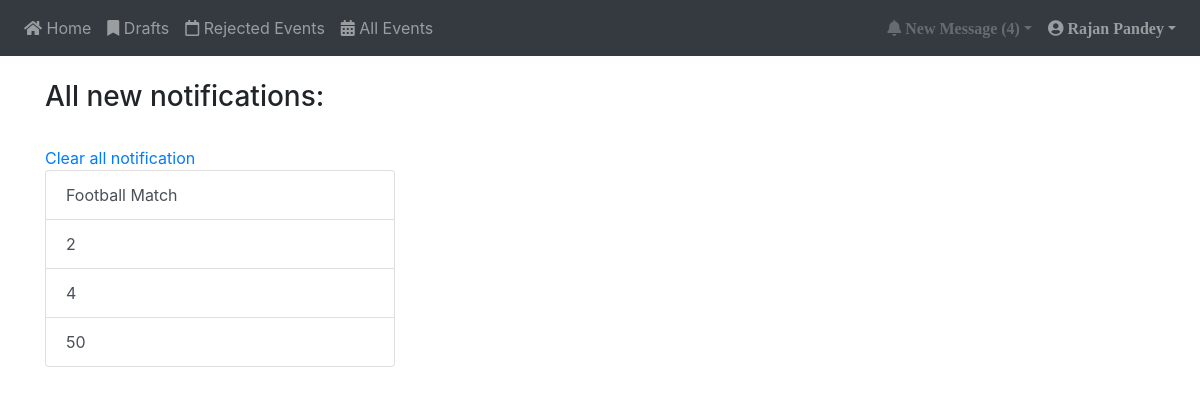
Page /faculty/allNotifications.php (signed in) on the earlier database version.
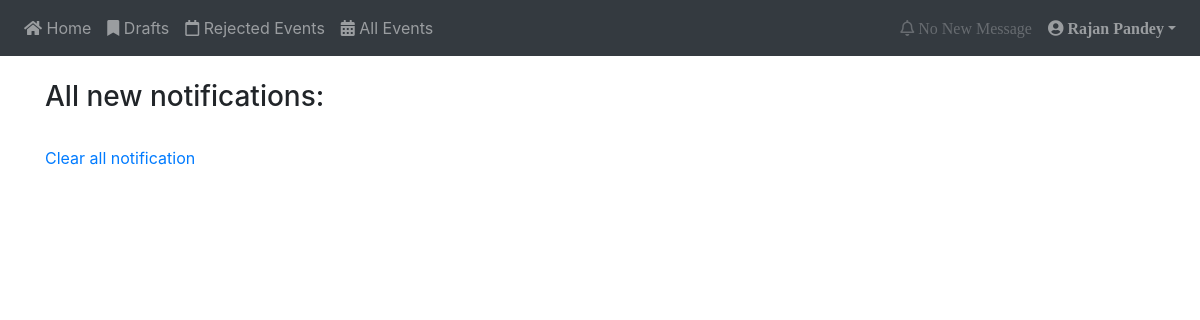
Same page on the later database version.
### tables this page shows
CREATE TABLE `events` (
  `eventId` tinyint(11) NOT NULL,
  `name` varchar(20) NOT NULL,
  `department` varchar(50) NOT NULL,
  `incharge` varchar(50) NOT NULL,
  `date` date NOT NULL,
  `year` varchar(4) NOT NULL,
  `type` varchar(50) NOT NULL,
  `eventDescribe` varchar(2000) NOT NULL,
  `achievements` varchar(500) NOT NULL,
  `attendees` varchar(30) NOT NULL,
  `eventFor` varchar(20) NOT NULL,
  `resourceName` varchar(1000) NOT NULL,
  `resourceDesignation` varchar(1000) NOT NULL,
  `category` varchar(70) NOT NULL,
  `media` varchar(2000) NOT NULL,
  `userId` tinyint(11) NOT NULL,
  `url` varchar(100) NOT NULL,
  `approvalStatus` tinyint(4) DEFAULT NULL,
  `declineReply` varchar(2000) DEFAULT NULL,
  `viewedNotification` tinyint(4) DEFAULT NULL,
  `archive` varchar(30) DEFAULT NULL,
  `draft` varchar(30) DEFAULT NULL,
  `time` timestamp NOT NULL DEFAULT CURRENT_TIMESTAMP ON UPDATE CURRENT_TIMESTAMP
);

### session.php (called while the page is built, shortened)
<?php
require('connect.php');
if(isset($_SESSION['login_user'])){
    $user_check = $_SESSION['login_user'];
    $query = "SELECT email FROM users WHERE email='$user_check'";
    $ses_sql = mysqli_query($conn, $query);
    $row = mysqli_fetch_assoc($ses_sql);
    $login_session = $row['email'];
}
?>

### faculty/allNotifications.php (the view, shortened to what this page needs)
<?php
include('../session.php');
?>
<?php
require('../connect.php');
$sqlUserId="SELECT * FROM users WHERE email='$login_session'";
$resultUserId=mysqli_query($conn, $sqlUserId);
$rowUserId=mysqli_fetch_assoc($resultUserId);
$userId = $rowUserId['userId'];
$userName = $rowUserId['name'];
$sql="SELECT * FROM events WHERE userId='$userId' AND declineReply IS NOT NULL AND viewedNotification IS NULL";
$result=mysqli_query($conn, $sql);
$array=array();
while($row=$result->fetch_array()){
         $array[]=$row;
}
$noOfNotifications=mysqli_num_rows($result);
?>
<!DOCTYPE HTML>
<html>
<head>
	<link href="../assets/css/bootstrap.min.css" rel="stylesheet">
	<link rel="stylesheet" href="https://use.fontawesome.com/releases/v5.2.0/css/all.css">
</head>
<body>
<nav class="navbar sticky-top navbar-expand-sm bg-dark navbar-dark">
  <ul class="navbar-nav">
   <li class="nav-item">
      <a class="nav-link" href="home.php"><i class="fas fa-home"></i>   Home</a>
    </li>
    <li class="nav-item">
      <a class="nav-link" href="drafts.php"><i class="fas fa-bookmark"></i>   Drafts</a>
    </li>
    <li class="nav-item">
      <a class="nav-link" href="rejectedEvents.php"><i class="far fa-calendar"></i>   Rejected Events</a>
    </li>
    <li class="nav-item">
      <a class="nav-link"  href="allEvents.php"><i class="fas fa-calendar-alt"></i>   All Events</a>
    </li>
  </ul>
  <ul class="navbar-nav ml-auto">
<li class="nav-item dropdown">
  <?php
    if($noOfNotifications==0){
  ?>
    <a class="nav-link disabled"><i class="far fa-bell"> No New Message</i></a>
  <?php
    }else{
  ?>
    <a class="nav-link dropdown-toggle disabled" href="#" id="navbardrop" data-toggle="dropdown"><i class="fas fa-bell"> New Message (<?php echo $noOfNotifications ?>)</i></a>
  <?php
    }
  ?>
    <li class="nav-item dropdown">
      <a class="nav-link dropdown-toggle" href="#" id="navbarDropdown" role="button" data-toggle="dropdown" aria-haspopup="true" aria-expanded="false"><i class="fas fa-user-circle">       <?php echo $userName; ?></i></a>
    </li>
  </ul>
</nav>
<div class="container">
    <div class="row">
        <div class="col-12 col-sm-12 col-md-12 col-lg-12 col-xl-12">
            <br/><h3>All new notifications: </h3><br/>
            <a href="clearNotifications.php">Clear all notification</a>
        </div>
    </div>
 <div class="row">
  <div class="col-4">
    <div class="list-group" id="list-tab" role="tablist">
    <?php
     for($i=0; $i<$noOfNotifications; $i=$i+1){
    ?>
      <a class="list-group-item list-group-item-action" id="<?php echo $i ?>" data-toggle="list" href="#list-<?php echo $i.$i ?>" role="tab" aria-controls="home"><?php echo $array[$i]['name']; ?></a>
    <?php
     }
    ?>
    </div>
  </div>
  <div class="col-8">
  </div>
 </div>
    </div>
    <br/><br/><br/>
</body>

Differences in the rows shown:
removed events: name "Football Match"
removed events: name "2"
removed events: name "4"
removed events: name "50"
Other differences:
$noOfNotifications: "4" → (not shown)
text no longer shown: "New Message ( )"
text now shown: "No New Message"
